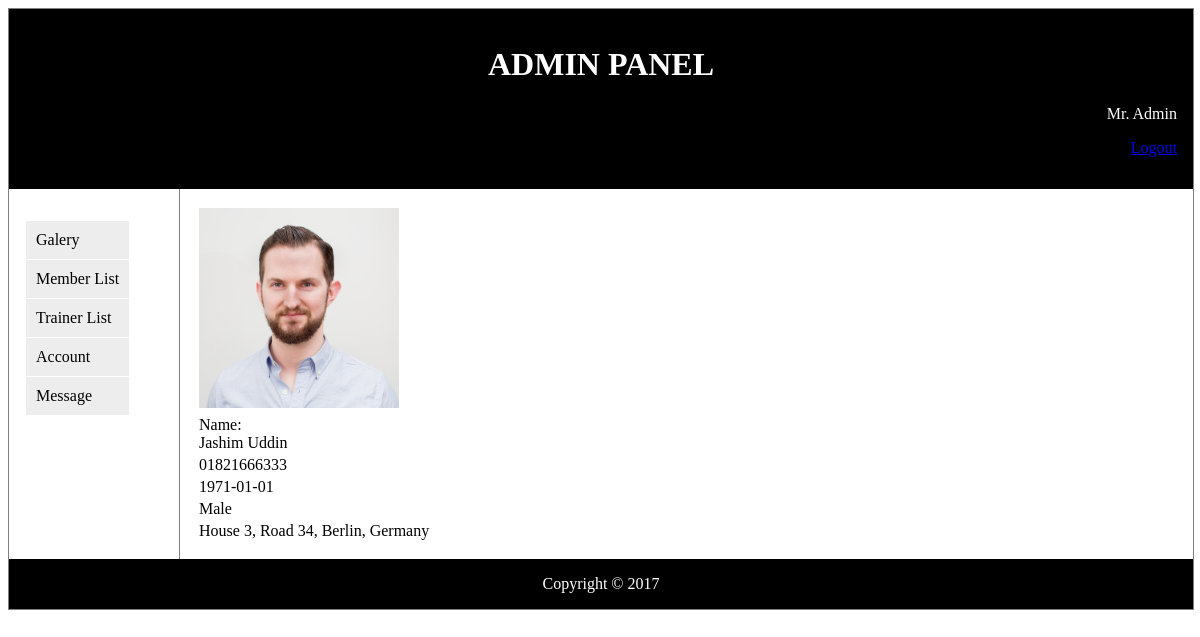
Screenshot of /admin/user_profile_view.php?view=jashim (signed in) with the database file from the repository.
### tables this page shows
CREATE TABLE `users_information` (
  `user_name` varchar(32) NOT NULL,
  `name` varchar(32) NOT NULL,
  `contact_number` varchar(14) NOT NULL,
  `date_of_birth` date NOT NULL,
  `gender` varchar(6) NOT NULL,
  `image_path` varchar(100) NOT NULL DEFAULT 'default.png',
  `address` varchar(100) NOT NULL
);

### admin/user_profile_view.php (the view)
<?php
include 'header.php';
?>
<?php
	if (isset($_GET['view'])) {
			$user_id = trim($_GET['view']);
			$sql = "SELECT * FROM `users_information` WHERE `user_name` = '$user_id'";
				$result = $GLOBALS['connection']->query($sql);
				if ($result->num_rows==1) {
					$row = $result->fetch_assoc();
					?>
					<article>
						<table>
							<tr>
								<td><img src="../images/<?php echo $row['image_path'];?>" style="width: 200px;height: 200px;"></td>
							</tr>
							<tr>
								<td>Name:<br><?php echo $row['name'];?></td>
							</tr>
							<tr>
								<td><?php echo $row['contact_number'];?></td>
							</tr>
							<tr>
							<td><?php echo $row['date_of_birth'];?></td>
							</tr>
							<tr>
							<td><?php echo $row['gender'];?></td>
							</tr>
							<tr>
							<td><?php echo $row['address'];?></td>
							</tr>
						</table>
					</article>
					<?php
				}else{
					echo "Data not Found.";
				}
	}
?>
<?php
include 'footer.php';
?>

### admin/css/style.css (style rules this page uses)
article { margin-left: 170px; border-left: 1px solid gray; padding: 1em; overflow: hidden; }

### rows the page displays
users_information: image_path (picture), name "Jashim Uddin", contact_number "01821666333", date_of_birth "1971-01-01", gender "Male", address "House 3, Road 34, Berlin, Germany"

### other values shown
$admin_name "Mr. Admin"
